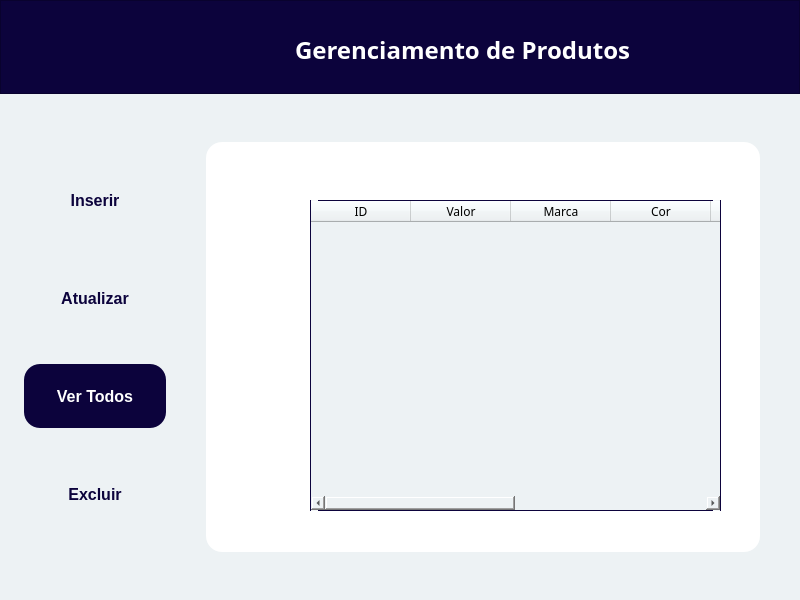
<?xml version="1.0" encoding="UTF-8"?>
<ui version="4.0">
 <class>vertodosProduto</class>
 <widget class="QMainWindow" name="vertodosProduto">
  <property name="geometry">
   <rect>
    <x>0</x>
    <y>0</y>
    <width>800</width>
    <height>600</height>
   </rect>
  </property>
  <property name="windowTitle">
   <string>Gerenciamento de Produtos</string>
  </property>
  <property name="windowIcon">
   <iconset>
    <selectedon>minilogo.png</selectedon>
   </iconset>
  </property>
  <property name="styleSheet">
   <string notr="true">background: #EDF2F4;</string>
  </property>
  <widget class="QWidget" name="centralwidget">
   <widget class="QPushButton" name="btnInserir">
    <property name="geometry">
     <rect>
      <x>24</x>
      <y>168</y>
      <width>142</width>
      <height>64</height>
     </rect>
    </property>
    <property name="cursor">
     <cursorShape>PointingHandCursor</cursorShape>
    </property>
    <property name="styleSheet">
     <string notr="true">QPushButton{
position: absolute;
width: 141px;
height: 64px;
left: 24px;
top: 266px;

border-radius: 16px;

position: absolute;
left: 2.84%;
right: 2.84%;
top: 31.25%;
bottom: 31.25%;

font-family: 'Poppins';
font-style: normal;
font-weight: 600;
font-size: 16px;
line-height: 24px;
/* identical to box height */

text-align: center;

color: #0C033C;

}

QPushButton:hover{
position: absolute;
left: 0%;
right: 0%;
top: 0%;
bottom: 0%;

background: #0C033C;
border-radius: 16px;

position: absolute;
left: 0.7%;
right: 0.7%;
top: 31.25%;
bottom: 31.25%;

font-family: 'Poppins';
font-style: normal;
font-weight: 600;
font-size: 16px;
line-height: 24px;
/* identical to box height */

text-align: center;

color: #FFFFFF;

}
</string>
    </property>
    <property name="text">
     <string>Inserir</string>
    </property>
   </widget>
   <widget class="QPushButton" name="btnExcluir">
    <property name="geometry">
     <rect>
      <x>24</x>
      <y>462</y>
      <width>142</width>
      <height>64</height>
     </rect>
    </property>
    <property name="cursor">
     <cursorShape>PointingHandCursor</cursorShape>
    </property>
    <property name="styleSheet">
     <string notr="true">QPushButton{
position: absolute;
width: 141px;
height: 64px;
left: 24px;
top: 266px;

border-radius: 16px;

position: absolute;
left: 2.84%;
right: 2.84%;
top: 31.25%;
bottom: 31.25%;

font-family: 'Poppins';
font-style: normal;
font-weight: 600;
font-size: 16px;
line-height: 24px;
/* identical to box height */

text-align: center;

color: #0C033C;

}

QPushButton:hover{
position: absolute;
left: 0%;
right: 0%;
top: 0%;
bottom: 0%;

background: #0C033C;
border-radius: 16px;

position: absolute;
left: 0.7%;
right: 0.7%;
top: 31.25%;
bottom: 31.25%;

font-family: 'Poppins';
font-style: normal;
font-weight: 600;
font-size: 16px;
line-height: 24px;
/* identical to box height */

text-align: center;

color: #FFFFFF;

}
</string>
    </property>
    <property name="text">
     <string>Excluir</string>
    </property>
   </widget>
   <widget class="QPushButton" name="btnverTodos">
    <property name="enabled">
     <bool>false</bool>
    </property>
    <property name="geometry">
     <rect>
      <x>24</x>
      <y>364</y>
      <width>142</width>
      <height>64</height>
     </rect>
    </property>
    <property name="styleSheet">
     <string notr="true">position: absolute;
left: 0%;
right: 0%;
top: 0%;
bottom: 0%;

background: #0C033C;
border-radius: 16px;

position: absolute;
left: 0.7%;
right: 0.7%;
top: 31.25%;
bottom: 31.25%;

font-family: 'Poppins';
font-style: normal;
font-weight: 600;
font-size: 16px;
line-height: 24px;
/* identical to box height */

text-align: center;

color: #FFFFFF;
</string>
    </property>
    <property name="text">
     <string>Ver Todos</string>
    </property>
   </widget>
   <widget class="QPushButton" name="btnAtualizar">
    <property name="geometry">
     <rect>
      <x>24</x>
      <y>266</y>
      <width>142</width>
      <height>64</height>
     </rect>
    </property>
    <property name="cursor">
     <cursorShape>PointingHandCursor</cursorShape>
    </property>
    <property name="styleSheet">
     <string notr="true">QPushButton{
position: absolute;
width: 141px;
height: 64px;
left: 24px;
top: 266px;

border-radius: 16px;

position: absolute;
left: 2.84%;
right: 2.84%;
top: 31.25%;
bottom: 31.25%;

font-family: 'Poppins';
font-style: normal;
font-weight: 600;
font-size: 16px;
line-height: 24px;
/* identical to box height */

text-align: center;

color: #0C033C;

}

QPushButton:hover{
position: absolute;
left: 0%;
right: 0%;
top: 0%;
bottom: 0%;

background: #0C033C;
border-radius: 16px;

position: absolute;
left: 0.7%;
right: 0.7%;
top: 31.25%;
bottom: 31.25%;

font-family: 'Poppins';
font-style: normal;
font-weight: 600;
font-size: 16px;
line-height: 24px;
/* identical to box height */

text-align: center;

color: #FFFFFF;

}
</string>
    </property>
    <property name="text">
     <string>Atualizar</string>
    </property>
   </widget>
   <widget class="QFrame" name="frame">
    <property name="geometry">
     <rect>
      <x>0</x>
      <y>0</y>
      <width>800</width>
      <height>94</height>
     </rect>
    </property>
    <property name="styleSheet">
     <string notr="true">position: absolute;
width: 800px;
height: 94px;
left: 0px;
top: 0px;

background: #0C033C;
</string>
    </property>
    <property name="frameShape">
     <enum>QFrame::StyledPanel</enum>
    </property>
    <property name="frameShadow">
     <enum>QFrame::Raised</enum>
    </property>
    <widget class="QLabel" name="label_7">
     <property name="geometry">
      <rect>
       <x>295</x>
       <y>32</y>
       <width>344</width>
       <height>36</height>
      </rect>
     </property>
     <property name="font">
      <font>
       <family>Poppins</family>
       <pointsize>-1</pointsize>
       <weight>75</weight>
       <italic>false</italic>
       <bold>true</bold>
      </font>
     </property>
     <property name="styleSheet">
      <string notr="true">position: absolute;
width: 344px;
height: 36px;
left: 295px;
top: 32px;

font-family: 'Poppins';
font-style: normal;
font-weight: 600;
font-size: 24px;
line-height: 36px;
/* identical to box height */

background: #0C033C;
color: #FFFFFF;
</string>
     </property>
     <property name="text">
      <string>Gerenciamento de Produtos</string>
     </property>
    </widget>
    <widget class="QLabel" name="label_9">
     <property name="geometry">
      <rect>
       <x>72</x>
       <y>20</y>
       <width>100</width>
       <height>60</height>
      </rect>
     </property>
     <property name="text">
      <string/>
     </property>
     <property name="pixmap">
      <pixmap>iconelogo.png</pixmap>
     </property>
    </widget>
   </widget>
   <widget class="QLabel" name="label">
    <property name="geometry">
     <rect>
      <x>206</x>
      <y>142</y>
      <width>554</width>
      <height>410</height>
     </rect>
    </property>
    <property name="styleSheet">
     <string notr="true">position: absolute;
width: 554px;
height: 410px;
left: 206px;
top: 142px;

background: #FFFFFF;
box-shadow: 2px 2px 10px rgba(0, 0, 0, 0.25);
border-radius: 16px;
</string>
    </property>
    <property name="text">
     <string/>
    </property>
   </widget>
   <widget class="QLabel" name="label_2">
    <property name="geometry">
     <rect>
      <x>270</x>
      <y>190</y>
      <width>31</width>
      <height>51</height>
     </rect>
    </property>
    <property name="styleSheet">
     <string notr="true">background: #FFFFFF;</string>
    </property>
    <property name="text">
     <string/>
    </property>
    <property name="pixmap">
     <pixmap>iconlist.png</pixmap>
    </property>
   </widget>
   <widget class="QPushButton" name="back">
    <property name="geometry">
     <rect>
      <x>32</x>
      <y>32</y>
      <width>41</width>
      <height>41</height>
     </rect>
    </property>
    <property name="cursor">
     <cursorShape>PointingHandCursor</cursorShape>
    </property>
    <property name="styleSheet">
     <string notr="true">QPushButton{
image: url(:/logo/1x/arrow.png);

background: #0C033C;
position: absolute;
left: 0%;
right: 0%;
top: 0%;
bottom: 0%;

border-radius: 16px;
}

QPushButton:hover{

image: url(:/logo/1x/arrowhover.png);

background: #0C033C;

position: absolute;
left: 0%;
right: 0%;
top: 0%;
bottom: 0%;
border-radius: 16px;
}
</string>
    </property>
    <property name="text">
     <string/>
    </property>
    <property name="icon">
     <iconset>
      <selectedon>arrow.png</selectedon>
     </iconset>
    </property>
   </widget>
   <widget class="QTableWidget" name="tableProd">
    <property name="geometry">
     <rect>
      <x>310</x>
      <y>200</y>
      <width>411</width>
      <height>311</height>
     </rect>
    </property>
    <property name="styleSheet">
     <string notr="true">QTableWidget{
	border: 1px solid #0C033C;
	border-radius: 8,8,0,0px;
	background: #EDF2F4;
}

QScrollBar:horizontal {
    border: 2px solid;
    background-color: #0F013F;
    height: 15px;
    margin: 0px 20px 0 20px;
}
QScrollBar::handle:horizontal {
    background: white;
    min-width: 20px;
}
QScrollBar::add-line:horizontal {
    border: 2px solid;
    background: #0C033C;
    width: 20px;
    subcontrol-position: right;
    subcontrol-origin: margin;
}

QScrollBar::sub-line:horizontal {
    border: 2px solid;
    background: #0C033C;
    width: 20px;
    subcontrol-position: left;
    subcontrol-origin: margin;
}</string>
    </property>
    <column>
     <property name="text">
      <string>ID</string>
     </property>
     <property name="font">
      <font>
       <family>Poppins SemiBold</family>
      </font>
     </property>
     <property name="textAlignment">
      <set>AlignCenter</set>
     </property>
    </column>
    <column>
     <property name="text">
      <string>Valor</string>
     </property>
     <property name="font">
      <font>
       <family>Poppins SemiBold</family>
      </font>
     </property>
    </column>
    <column>
     <property name="text">
      <string>Marca</string>
     </property>
     <property name="font">
      <font>
       <family>Poppins SemiBold</family>
      </font>
     </property>
    </column>
    <column>
     <property name="text">
      <string>Cor</string>
     </property>
     <property name="font">
      <font>
       <family>Poppins SemiBold</family>
      </font>
     </property>
    </column>
    <column>
     <property name="text">
      <string>Modelo</string>
     </property>
     <property name="font">
      <font>
       <family>Poppins SemiBold</family>
      </font>
     </property>
    </column>
    <column>
     <property name="text">
      <string>Ano</string>
     </property>
     <property name="font">
      <font>
       <family>Poppins SemiBold</family>
      </font>
     </property>
    </column>
    <column>
     <property name="text">
      <string>Km</string>
     </property>
     <property name="font">
      <font>
       <family>Poppins SemiBold</family>
      </font>
     </property>
    </column>
    <column>
     <property name="text">
      <string>Combustível</string>
     </property>
     <property name="font">
      <font>
       <family>Poppins SemiBold</family>
      </font>
     </property>
    </column>
   </widget>
   <zorder>label</zorder>
   <zorder>btnInserir</zorder>
   <zorder>btnExcluir</zorder>
   <zorder>btnverTodos</zorder>
   <zorder>btnAtualizar</zorder>
   <zorder>frame</zorder>
   <zorder>label_2</zorder>
   <zorder>back</zorder>
   <zorder>tableProd</zorder>
  </widget>
 </widget>
 <resources>
  <include location="icones.qrc"/>
 </resources>
 <connections/>
</ui>
